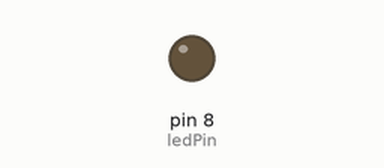
A sketch run on a simulated Arduino Uno, built with avr-gcc and run on an emulated ATmega328P. Parts: output pins drawn as LEDs (lit = HIGH). Dashed ring = blinking.

Above: at 1.0 s.
At 2.5 s:
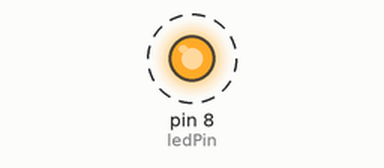
Timing chart, 0 to 4.6 s (numbered marks = the images above):
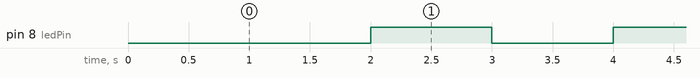

The sketch:

blink_led_Without_delay.ino
```cpp
int ledPin=8;
int ledState=HIGH;
unsigned long int currentTime=0;
unsigned long int previousTime=0;

void setup() {
  // put your setup code here, to run once:
pinMode(ledPin,OUTPUT);
}

void loop() {
  // put your main code here, to run repeatedly:
 currentTime=millis();
 if(currentTime-previousTime>=1000)
 {
  previousTime=currentTime;
  if(ledState==HIGH)
  ledState=LOW;
  else
    ledState=HIGH;
digitalWrite(ledPin,ledState);
 }


}
```

Measured:
- by itself, pin 8 (ledPin): alternates HIGH for 1.0 s and LOW for 1.0 s
